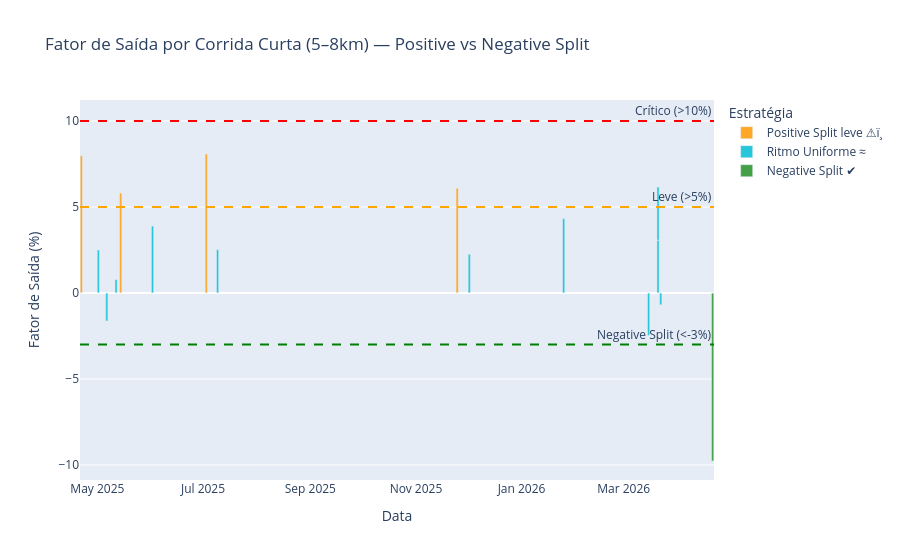

The notebook cell this image was saved under:
### Code cell
# Fator de Saída: quanto o 1º km foi mais rápido que a média dos demais
# Positivo = atleta saiu forte demais (positive split) | Negativo = acelerou no fim (negative split)
def fator_saida(group):
    if len(group) < 2: return np.nan
    primeiro = group[group['lap_index'] == group['lap_index'].min()]['pace_min_km'].values[0]
    restantes = group[group['lap_index'] > group['lap_index'].min()]['pace_min_km'].mean()
    # Pace menor = mais rápido; se primeiro < restantes, saiu forte (positive split)
    return round((restantes - primeiro) / restantes * 100, 2)

fs = df_laps.groupby('activity_id', group_keys=False).apply(fator_saida).reset_index()
fs.columns = ['activity_id', 'fator_saida_pct']
fs = fs.merge(
    df[['id','start_date_local','name','dist_km']].rename(columns={'id':'activity_id'}),
    on='activity_id'
).dropna().sort_values('start_date_local')

fs['estrategia'] = fs['fator_saida_pct'].apply(
    lambda x: 'Negative Split ✔' if x < -3
              else ('Ritmo Uniforme ≈' if -3 <= x <= 5
              else ('Positive Split leve ⚠ï¸' if 5 < x <= 10
              else 'Positive Split crítico 🚨'))
)
COR = {
    'Negative Split ✔': '#43A047',
    'Ritmo Uniforme ≈': '#26C6DA',
    'Positive Split leve ⚠ï¸': '#FFA726',
    'Positive Split crítico 🚨': '#E53935',
}

fig = px.bar(
    fs, x='start_date_local', y='fator_saida_pct',
    color='estrategia', color_discrete_map=COR,
    hover_data=['name','dist_km'],
    title='Fator de Saída por Corrida Curta (5–8km) — Positive vs Negative Split',
    labels={'start_date_local':'Data','fator_saida_pct':'Fator de Saída (%)','estrategia':'Estratégia'}
)
fig.add_hline(y=10,  line_dash='dash', line_color='red',   annotation_text='Crítico (>10%)')
fig.add_hline(y=5,   line_dash='dash', line_color='orange',annotation_text='Leve (>5%)')
fig.add_hline(y=-3,  line_dash='dash', line_color='green', annotation_text='Negative Split (<-3%)')
fig.add_hline(y=0,   line_color='white', opacity=0.2)
fig.show()

# Resumo estatístico
print(fs['estrategia'].value_counts().to_string())
print(f"Fator médio: {fs['fator_saida_pct'].mean():.1f}% | Mediana: {fs['fator_saida_pct'].median():.1f}%")

### Figure 1 — Plotly figure (JSON) as saved in the notebook; plotly's stock layout.template omitted (floating-point values rounded to 4 significant figures)
{"data": [{"alignmentgroup": "True", "customdata": [["Afternoon Run - Getting ready for sunday", 6.046], ["Lunch Run", 5.014], ["Night Run", 6.021], ["Evening Run", 5.015]], "hovertemplate": "Estratégia=Positive Split leve ⚠ï¸<br>Data=%{x}<br>Fator de Saída (%)=%{y}<br>name=%{customdata[0]}<br>dist_km=%{customdata[1]}<extra></extra>", "legendgroup": "Positive Split leve ⚠ï¸", "marker": {"color": "#FFA726", "pattern": {"shape": ""}}, "name": "Positive Split leve ⚠ï¸", "offsetgroup": "Positive Split leve ⚠ï¸", "orientation": "v", "showlegend": true, "textposition": "auto", "type": "bar", "x": ["2025-04-21T17:44:24+00:00", "2025-05-14T11:17:34+00:00", "2025-07-02T21:02:24+00:00", "2025-11-24T19:35:32+00:00"], "xaxis": "x", "y": [7.98, 5.81, 8.08, 6.09], "yaxis": "y"}, {"alignmentgroup": "True", "customdata": [["Afternoon Run", 7.533], ["Morning Run", 5.007], ["Evening Run", 7.063], ["Evening Run", 5.007], ["Morning Run", 5.127], ["Evening Run", 6.011], ["Morning Run", 6.033], ["Morning Run", 5.011], ["Evening Run", 7.038], ["Evening Run", 7.033], ["Morning Run", 6.131]], "hovertemplate": "Estratégia=Ritmo Uniforme ≈<br>Data=%{x}<br>Fator de Saída (%)=%{y}<br>name=%{customdata[0]}<br>dist_km=%{customdata[1]}<extra></extra>", "legendgroup": "Ritmo Uniforme ≈", "marker": {"color": "#26C6DA", "pattern": {"shape": ""}}, "name": "Ritmo Uniforme ≈", "offsetgroup": "Ritmo Uniforme ≈", "orientation": "v", "showlegend": true, "textposition": "auto", "type": "bar", "x": ["2025-05-01T13:08:25+00:00", "2025-05-06T10:25:14+00:00", "2025-05-11T18:45:23+00:00", "2025-06-01T20:05:55+00:00", "2025-07-09T10:07:21+00:00", "2025-12-01T19:22:03+00:00", "2026-01-25T08:04:56+00:00", "2026-03-15T09:30:17+00:00", "2026-03-20T20:13:10+00:00", "2026-03-20T20:13:13+00:00", "2026-03-22T09:53:18+00:00"], "xaxis": "x", "y": [2.5, -1.63, 0.78, 3.89, 2.52, 2.25, 4.32, -2.46, 3.07, 3.09, -0.69], "yaxis": "y"}, {"alignmentgroup": "True", "customdata": [["Morning Run", 6.529]], "hovertemplate": "Estratégia=Negative Split ✔<br>Data=%{x}<br>Fator de Saída (%)=%{y}<br>name=%{customdata[0]}<br>dist_km=%{customdata[1]}<extra></extra>", "legendgroup": "Negative Split ✔", "marker": {"color": "#43A047", "pattern": {"shape": ""}}, "name": "Negative Split ✔", "offsetgroup": "Negative Split ✔", "orientation": "v", "showlegend": true, "textposition": "auto", "type": "bar", "x": ["2026-04-21T09:01:17+00:00"], "xaxis": "x", "y": [-9.77], "yaxis": "y"}], "layout": {"annotations": [{"showarrow": false, "text": "Crítico (>10%)", "x": 1, "xanchor": "right", "xref": "x domain", "y": 10, "yanchor": "bottom", "yref": "y"}, {"showarrow": false, "text": "Leve (>5%)", "x": 1, "xanchor": "right", "xref": "x domain", "y": 5, "yanchor": "bottom", "yref": "y"}, {"showarrow": false, "text": "Negative Split (<-3%)", "x": 1, "xanchor": "right", "xref": "x domain", "y": -3, "yanchor": "bottom", "yref": "y"}], "barmode": "relative", "legend": {"title": {"text": "Estratégia"}, "tracegroupgap": 0}, "shapes": [{"line": {"color": "red", "dash": "dash"}, "type": "line", "x0": 0, "x1": 1, "xref": "x domain", "y0": 10, "y1": 10, "yref": "y"}, {"line": {"color": "orange", "dash": "dash"}, "type": "line", "x0": 0, "x1": 1, "xref": "x domain", "y0": 5, "y1": 5, "yref": "y"}, {"line": {"color": "green", "dash": "dash"}, "type": "line", "x0": 0, "x1": 1, "xref": "x domain", "y0": -3, "y1": -3, "yref": "y"}, {"line": {"color": "white"}, "opacity": 0.2, "type": "line", "x0": 0, "x1": 1, "xref": "x domain", "y0": 0, "y1": 0, "yref": "y"}], "title": {"text": "Fator de Saída por Corrida Curta (5–8km) — Positive vs Negative Split"}, "xaxis": {"anchor": "y", "domain": [0, 1], "title": {"text": "Data"}}, "yaxis": {"anchor": "x", "domain": [0, 1], "title": {"text": "Fator de Saída (%)"}}}}
